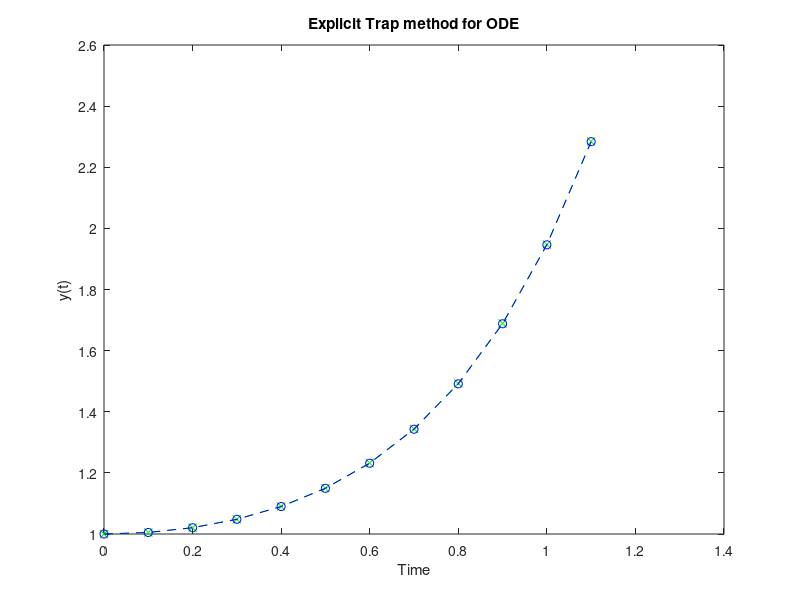

Write the MATLAB code that produced this figure.
%Explicit trapezoidal method for integrating first order ODE
% t(1) = initial time
% w(1) = initial condition
% h = time step size
% n = number of time steps
t(1)=0.;
h=0.1;
n=10;
w(1)=1.;
ye(1)=1.;
e(1)=0.;
% Print output title lines
fprintf(1,'Explicit Trap method\n');
fprintf(1,'  t(I)        w(I)          y(I)          e(I)\n');
for i=1:n+1
t(i+1)=t(i)+h;
% Change right hand side f(i) as needed.
f(i)=(w(i)*t(i)+t(i)^3);
f(i+1)=((w(i)+h*f(i))*t(i+1)+t(i+1)^3);
%(a)
%f(i)=t(i);
%f(i+1)=1;
%(b)
w(i+1)=w(i)+(f(i)+f(i+1))*h/2;
% Change exact solution as needed.
ye(i+1)=3*exp(((t(i+1))^2)/2)-t(i+1)^2-2;
%
e(i+1)=w(i+1)-ye(i+1);
% Print output
fprintf(1,'%6.3f  %15.7e %15.7e %10.7f \n',t(i),w(i),ye(i),e(i));
end
%
% Plot results
%subplot(1,2,1)
plot(t,w,'g--x',t,ye,'b--o')
title('Explicit Trap method for ODE')
xlabel('Time')
ylabel(' y(t) ')
%ylabel('Approximate y(t)')
%
%subplot(1,2,2)
%plot(t,ye)
%title('Euler method for ODE')
%xlabel('Time')
%ylabel('Exact y(t)')